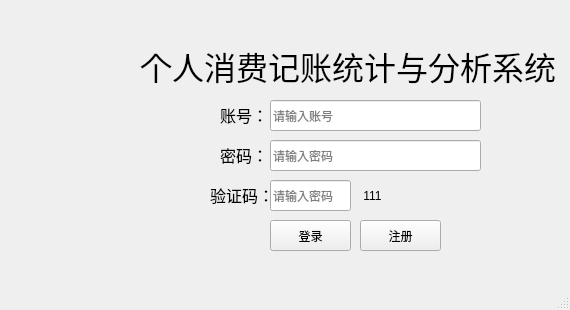
<?xml version="1.0" encoding="UTF-8"?>
<ui version="4.0">
 <class>login</class>
 <widget class="QMainWindow" name="login">
  <property name="geometry">
   <rect>
    <x>0</x>
    <y>0</y>
    <width>570</width>
    <height>310</height>
   </rect>
  </property>
  <property name="sizePolicy">
   <sizepolicy hsizetype="Fixed" vsizetype="Fixed">
    <horstretch>0</horstretch>
    <verstretch>0</verstretch>
   </sizepolicy>
  </property>
  <property name="minimumSize">
   <size>
    <width>570</width>
    <height>310</height>
   </size>
  </property>
  <property name="maximumSize">
   <size>
    <width>570</width>
    <height>310</height>
   </size>
  </property>
  <property name="windowTitle">
   <string>Login</string>
  </property>
  <property name="windowIcon">
   <iconset>
    <normaloff>../image/loginLog.png</normaloff>../image/loginLog.png</iconset>
  </property>
  <property name="windowOpacity">
   <double>1.000000000000000</double>
  </property>
  <widget class="QWidget" name="centralwidget">
   <widget class="QLabel" name="label">
    <property name="geometry">
     <rect>
      <x>140</x>
      <y>30</y>
      <width>451</width>
      <height>71</height>
     </rect>
    </property>
    <property name="font">
     <font>
      <family>苹方 常规</family>
      <pointsize>24</pointsize>
     </font>
    </property>
    <property name="text">
     <string>个人消费记账统计与分析系统</string>
    </property>
   </widget>
   <widget class="QLineEdit" name="edt_username">
    <property name="geometry">
     <rect>
      <x>270</x>
      <y>100</y>
      <width>211</width>
      <height>31</height>
     </rect>
    </property>
    <property name="placeholderText">
     <string>请输入账号</string>
    </property>
    <property name="cursorMoveStyle">
     <enum>Qt::LogicalMoveStyle</enum>
    </property>
   </widget>
   <widget class="QLineEdit" name="edt_password">
    <property name="geometry">
     <rect>
      <x>270</x>
      <y>140</y>
      <width>211</width>
      <height>31</height>
     </rect>
    </property>
    <property name="echoMode">
     <enum>QLineEdit::Password</enum>
    </property>
    <property name="placeholderText">
     <string>请输入密码</string>
    </property>
    <property name="cursorMoveStyle">
     <enum>Qt::LogicalMoveStyle</enum>
    </property>
   </widget>
   <widget class="QPushButton" name="login_button">
    <property name="geometry">
     <rect>
      <x>270</x>
      <y>220</y>
      <width>81</width>
      <height>31</height>
     </rect>
    </property>
    <property name="text">
     <string>登录</string>
    </property>
    <property name="icon">
     <iconset>
      <normaloff>../image/login.png</normaloff>../image/login.png</iconset>
    </property>
   </widget>
   <widget class="QPushButton" name="registerbutton">
    <property name="geometry">
     <rect>
      <x>360</x>
      <y>220</y>
      <width>81</width>
      <height>31</height>
     </rect>
    </property>
    <property name="text">
     <string>注册</string>
    </property>
    <property name="icon">
     <iconset>
      <normaloff>../image/register.png</normaloff>../image/register.png</iconset>
    </property>
   </widget>
   <widget class="QLabel" name="label_2">
    <property name="geometry">
     <rect>
      <x>220</x>
      <y>100</y>
      <width>53</width>
      <height>31</height>
     </rect>
    </property>
    <property name="text">
     <string>&lt;html&gt;&lt;head/&gt;&lt;body&gt;&lt;p&gt;&lt;span style=&quot; font-size:12pt;&quot;&gt;账号：&lt;/span&gt;&lt;/p&gt;&lt;/body&gt;&lt;/html&gt;</string>
    </property>
   </widget>
   <widget class="QLabel" name="label_3">
    <property name="geometry">
     <rect>
      <x>220</x>
      <y>140</y>
      <width>53</width>
      <height>31</height>
     </rect>
    </property>
    <property name="text">
     <string>&lt;html&gt;&lt;head/&gt;&lt;body&gt;&lt;p&gt;&lt;span style=&quot; font-size:12pt;&quot;&gt;密码：&lt;/span&gt;&lt;/p&gt;&lt;/body&gt;&lt;/html&gt;</string>
    </property>
   </widget>
   <widget class="QLabel" name="label_4">
    <property name="geometry">
     <rect>
      <x>-70</x>
      <y>-60</y>
      <width>291</width>
      <height>311</height>
     </rect>
    </property>
    <property name="text">
     <string/>
    </property>
    <property name="pixmap">
     <pixmap>../image/loginLog.png</pixmap>
    </property>
    <property name="scaledContents">
     <bool>true</bool>
    </property>
   </widget>
   <widget class="QPushButton" name="vCodebutton">
    <property name="geometry">
     <rect>
      <x>360</x>
      <y>180</y>
      <width>91</width>
      <height>31</height>
     </rect>
    </property>
    <property name="text">
     <string/>
    </property>
    <property name="flat">
     <bool>true</bool>
    </property>
   </widget>
   <widget class="QLabel" name="label_5">
    <property name="geometry">
     <rect>
      <x>360</x>
      <y>160</y>
      <width>141</width>
      <height>71</height>
     </rect>
    </property>
    <property name="text">
     <string> 111</string>
    </property>
   </widget>
   <widget class="QLabel" name="label_6">
    <property name="geometry">
     <rect>
      <x>210</x>
      <y>180</y>
      <width>81</width>
      <height>31</height>
     </rect>
    </property>
    <property name="text">
     <string>&lt;html&gt;&lt;head/&gt;&lt;body&gt;&lt;p&gt;&lt;span style=&quot; font-size:12pt;&quot;&gt;验证码：&lt;/span&gt;&lt;/p&gt;&lt;/body&gt;&lt;/html&gt;</string>
    </property>
   </widget>
   <widget class="QLineEdit" name="edt_password_2">
    <property name="geometry">
     <rect>
      <x>270</x>
      <y>180</y>
      <width>81</width>
      <height>31</height>
     </rect>
    </property>
    <property name="echoMode">
     <enum>QLineEdit::Normal</enum>
    </property>
    <property name="placeholderText">
     <string>请输入密码</string>
    </property>
    <property name="cursorMoveStyle">
     <enum>Qt::LogicalMoveStyle</enum>
    </property>
   </widget>
   <zorder>label</zorder>
   <zorder>edt_username</zorder>
   <zorder>edt_password</zorder>
   <zorder>login_button</zorder>
   <zorder>registerbutton</zorder>
   <zorder>label_2</zorder>
   <zorder>label_3</zorder>
   <zorder>label_4</zorder>
   <zorder>label_5</zorder>
   <zorder>vCodebutton</zorder>
   <zorder>label_6</zorder>
   <zorder>edt_password_2</zorder>
  </widget>
  <widget class="QStatusBar" name="statusbar"/>
 </widget>
 <tabstops>
  <tabstop>edt_username</tabstop>
  <tabstop>edt_password</tabstop>
  <tabstop>login_button</tabstop>
  <tabstop>registerbutton</tabstop>
 </tabstops>
 <resources/>
 <connections/>
</ui>
